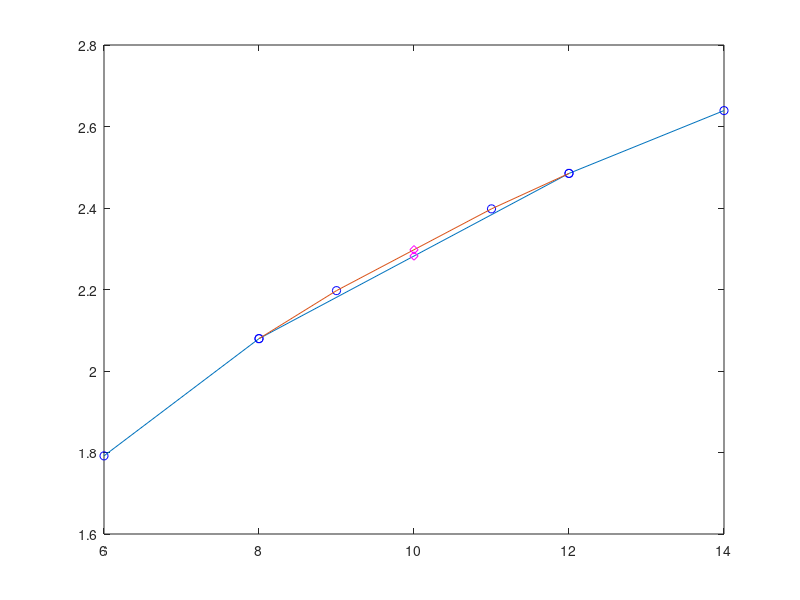

MATLAB code for this plot:
%
%NAME:Karen Leduc
%Date:21/03/19
%
%This script uses Linear interpolation to calculate an estimate on a new
%"x" value.
%
% This model has to touch all the points. Se ocupa solo para grados bajos
% porque para los altos esta mal condicionado.
% INPUTS:
% - Data points
% - Value where the estimation is needed.
%
% OUTPUTS:
% - Estimation
% - Graph

%Table1
%Ask for the data
DATA = [12 2.48490665;8 2.079441542;14 2.63905733;6 1.791759469];
[n,p]=size(DATA);
    %Graph of the data points:.
    plot(DATA(:,1), DATA(:,2),'ob')
    hold on
   
    %Graph of the linear interpolation
    DATA=sortrows(DATA);
    plot(DATA(:,1), DATA(:,2))
    hold on
    
    x=10;
    
    if( x> min(DATA(:,1)) && x< max(DATA(:,1)) )
        pos= sum(x>DATA(:,1));
        x0=DATA(pos,1);
        y0=DATA(pos,2);
        x1=DATA(pos+1,1);
        y1=DATA(pos+1,2);
        
        y=y0+ ((y1-y0)/(x1-x0))*(x-x0)
        plot(x,y,'dm')
    else
        disp('The value is out of range, we cannot make an estimation')
    end
    
    PRE=((2.302585-y)/2.302585)*100
  
    
    
    
    %Table2
    DATA = [11 2.397895273;8 2.079441542;12 2.48490665;9 2.197224577];
[n,p]=size(DATA);

    %Graph of the data points:.
    plot(DATA(:,1), DATA(:,2),'ob')
    hold on
   
    %Graph of the linear interpolation
    DATA=sortrows(DATA);
    plot(DATA(:,1), DATA(:,2))
    hold on
    
    x=10;
    
    if( x> min(DATA(:,1)) && x< max(DATA(:,1)) )
        pos= sum(x>DATA(:,1));
        x0=DATA(pos,1);
        y0=DATA(pos,2);
        x1=DATA(pos+1,1);
        y1=DATA(pos+1,2);
        
        y=y0+ ((y1-y0)/(x1-x0))*(x-x0)
        plot(x,y,'dm')
    else
        disp('The value is out of range, we cannot make an estimation')
    end
    
    PRE=((2.302585-y)/2.302585)*100
